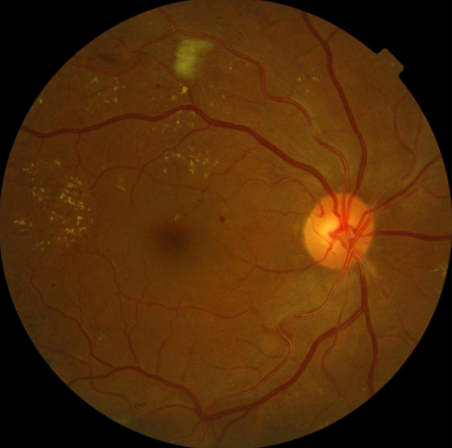
#> input picture old/4.png, 452 x 448 px
$ python main-old-7.py
#> lines starting #> are read from the running program, lines starting #| are printed output that depends on the picture
from PIL import Image
import numpy as np
from skimage.morphology import disk, opening, closing
import os

def preprocess_fundus_image(image_path):
    """
    Preprocesses a fundus image by loading, resizing, and normalizing.
    """
#> called with image_path = 'old/4.png'
    img = Image.open(image_path).convert("RGB")
    resized_img = img.resize((640, 640), Image.LANCZOS)
    img_array = np.array(resized_img, dtype=np.float32)
    normalized_array = (img_array / 255.0 * 2) - 1
#| Preprocessing complete. Shape: (640, 640, 3) Min/Max: -1.0 1.0
    return normalized_array

def apply_circular_mask(image, center, radius):
    """
    Masks a circular region in the image by setting it to 0.
    """
    yy, xx = np.ogrid[:image.shape[0], :image.shape[1]]
    mask = (xx - center[0])**2 + (yy - center[1])**2 <= radius**2
    image[mask] = 0
    return image

def decompose_image_morphological_approximation(preprocessed_image_array, se_radius_small=3, se_radius_large=7, threshold_factor=0.2):
    """
    Approximate morphological decomposition to enhance dark (Idark) and bright (Ibri) regions.
    """
#> called with se_radius_small = 3, se_radius_large = 7, threshold_factor = 0.05
    img_display_scale = (((preprocessed_image_array + 1) / 2) * 255).astype(np.uint8)

    if img_display_scale.ndim == 3:
        gray_img = img_display_scale[:, :, 1]  # green channel
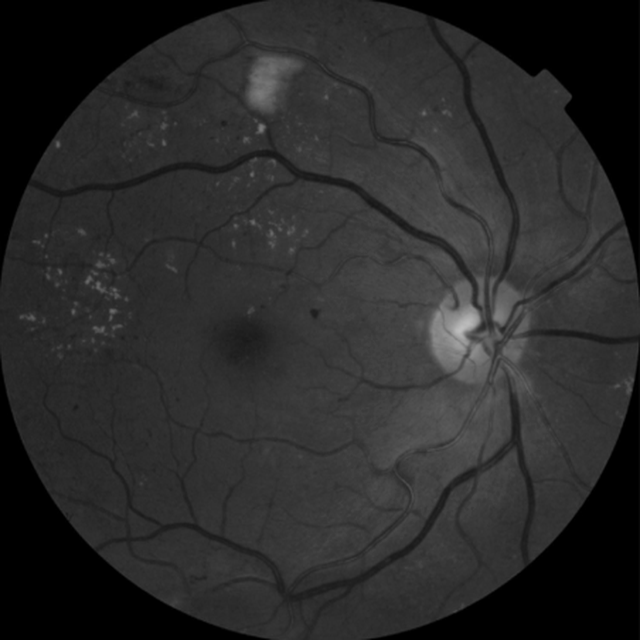
#> gray_img: shape (640, 640); min 0, max 190, mean 42
    else:
        gray_img = img_display_scale

    se_small = disk(se_radius_small)
    se_large = disk(se_radius_large)

    # --- Bright Region (Ibri) ---
    opened_for_bright = opening(gray_img, se_small)
    Ibri_raw = np.maximum(0, gray_img - opened_for_bright)
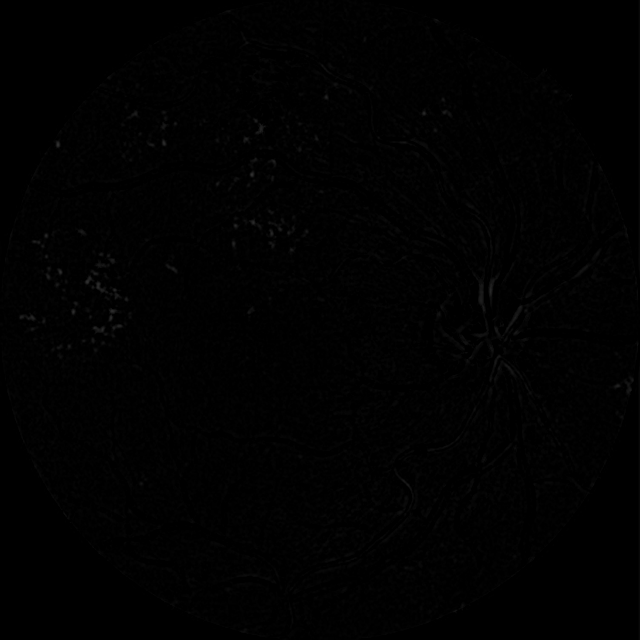
#> Ibri_raw: shape (640, 640); min 0, max 48, mean 1.2
    Ibri_float = Ibri_raw.astype(np.float32)
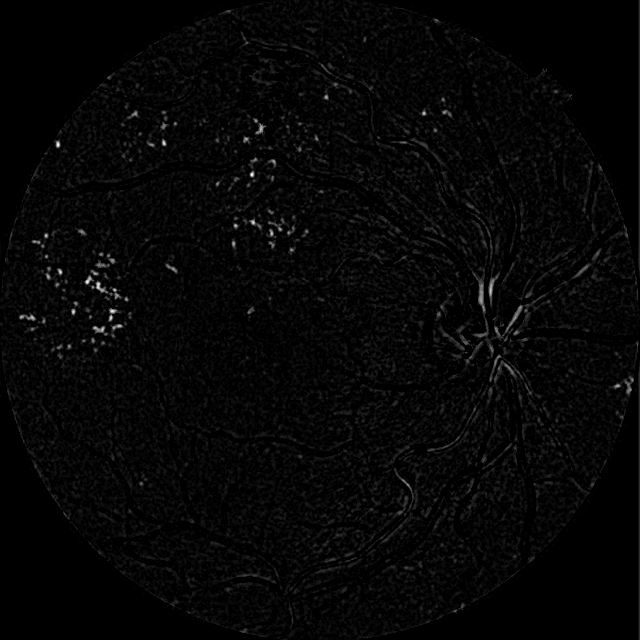
#> Ibri_float: shape (640, 640) float32; min 0, max 48, mean 1.2; drawn with min black and max white
    if Ibri_float.max() > 0:
        Ibri_float /= Ibri_float.max()
    Ibri_float[Ibri_float < threshold_factor] = 0
    Ibri = (Ibri_float * 2) - 1

    # --- Dark Region (Idark) ---
    closed_for_dark = closing(gray_img, se_small)
    Idark_raw = np.maximum(0, closed_for_dark - gray_img)
    Idark_float = Idark_raw.astype(np.float32)
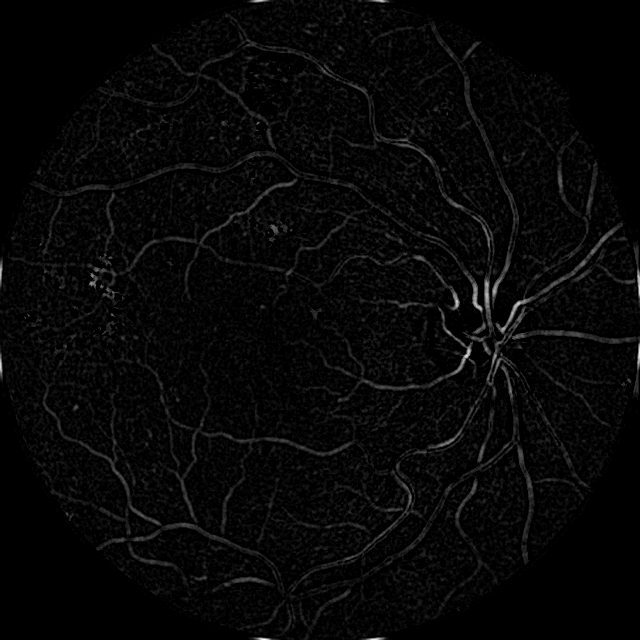
#> Idark_float: shape (640, 640) float32; min 0, max 47, mean 1.4; drawn with min black and max white
    if Idark_float.max() > 0:
        Idark_float /= Idark_float.max()
    Idark_float[Idark_float < threshold_factor] = 0
    Idark = (Idark_float * 2) - 1

    # --- Mask optic disc region (optional) ---
    # Example center and radius — adjust based on your fundus image layout
    optic_disc_center = (450, 330)  # x, y coordinates
    optic_disc_radius = 60          # in pixels
    Idark = apply_circular_mask(Idark, optic_disc_center, optic_disc_radius)
#> in apply_circular_mask, `image[mask] = 0`:
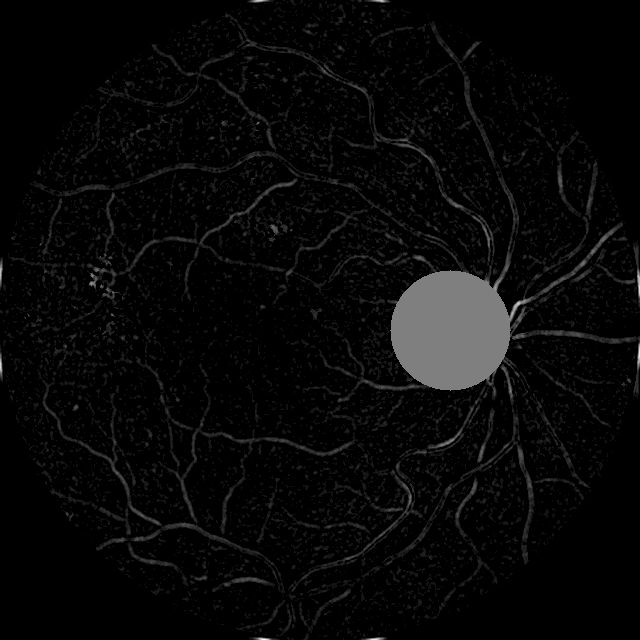
#> image: shape (640, 640) float32; min -1, max 1, mean -0.936; drawn with min black and max white

    return Idark, Ibri

# ------------------- MAIN EXECUTION ------------------- #
if __name__ == "__main__":
    image_path = "old/4.png"  # Replace with your image path

    # 1. Preprocessing stage
    preprocessed_image_array = preprocess_fundus_image(image_path)
    print("Preprocessing complete. Shape:", preprocessed_image_array.shape,
          "Min/Max:", preprocessed_image_array.min(), preprocessed_image_array.max())

    # 2. Decomposition
    idark_image, ibri_image = decompose_image_morphological_approximation(
        preprocessed_image_array,
        se_radius_small=3,
        se_radius_large=7,
        threshold_factor=0.05
    )

    print("\nDecomposition complete.")
    print("Idark shape:", idark_image.shape, "Min/Max:", idark_image.min(), idark_image.max())
#| Idark shape: (640, 640) Min/Max: -1.0 1.0
    print("Ibri shape:", ibri_image.shape, "Min/Max:", ibri_image.min(), ibri_image.max())
#| Ibri shape: (640, 640) Min/Max: -1.0 1.0

    # 3. Save and show results
    idark_display = (((idark_image + 1) / 2) * 255).astype(np.uint8)
    ibri_display = (((ibri_image + 1) / 2) * 255).astype(np.uint8)

    idark_pil_image = Image.fromarray(idark_display)
    ibri_pil_image = Image.fromarray(ibri_display)

    os.makedirs("output", exist_ok=True)
    idark_pil_image.save("output/Idark_approximation.jpg")
    ibri_pil_image.save("output/Ibri_approximation.jpg")

    print("Saved images to 'output/' directory.")
    idark_pil_image.show()
    ibri_pil_image.show()

$ run again, with old/6.png copied over old/4.png
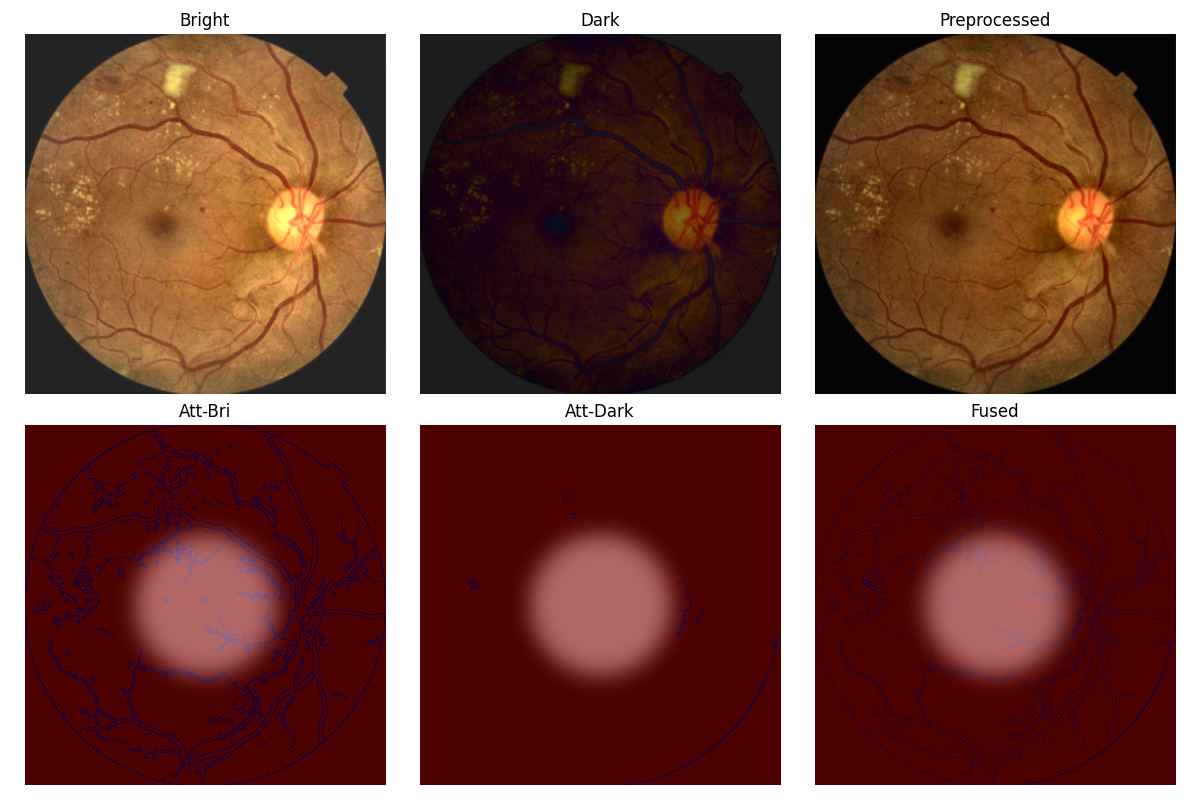
#> input picture old/6.png, 1200 x 800 px
#| Preprocessing complete. Shape: (640, 640, 3) Min/Max: -1.0 1.0
#> in decompose_image_morphological_approximation, `closed_for_dark = closing(gray_img, se_small)`:
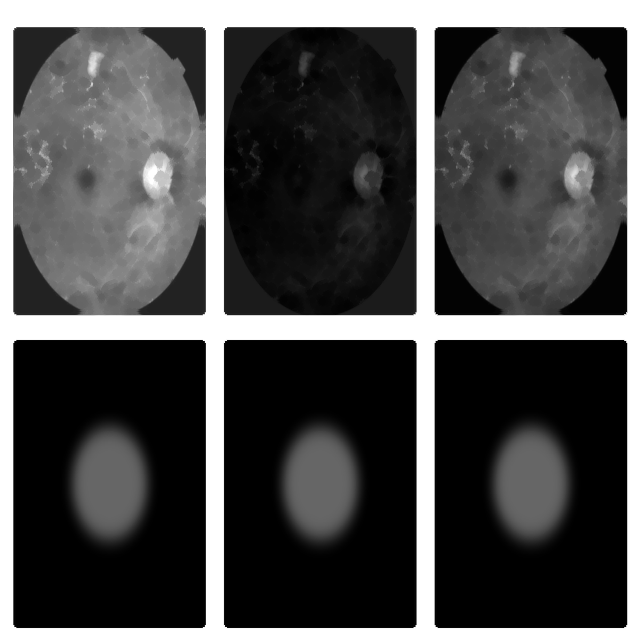
#> closed_for_dark: shape (640, 640); min 0, max 255, mean 77.5
#> in apply_circular_mask, `image[mask] = 0`:
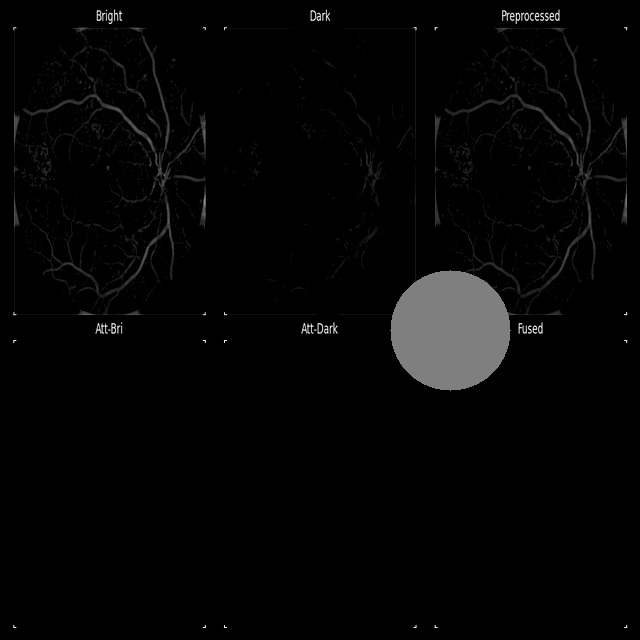
#> image: shape (640, 640) float32; min -1, max 1, mean -0.959; drawn with min black and max white
#| Idark shape: (640, 640) Min/Max: -1.0 1.0
#| Ibri shape: (640, 640) Min/Max: -1.0 1.0

$ run again, with old/7.png copied over old/4.png
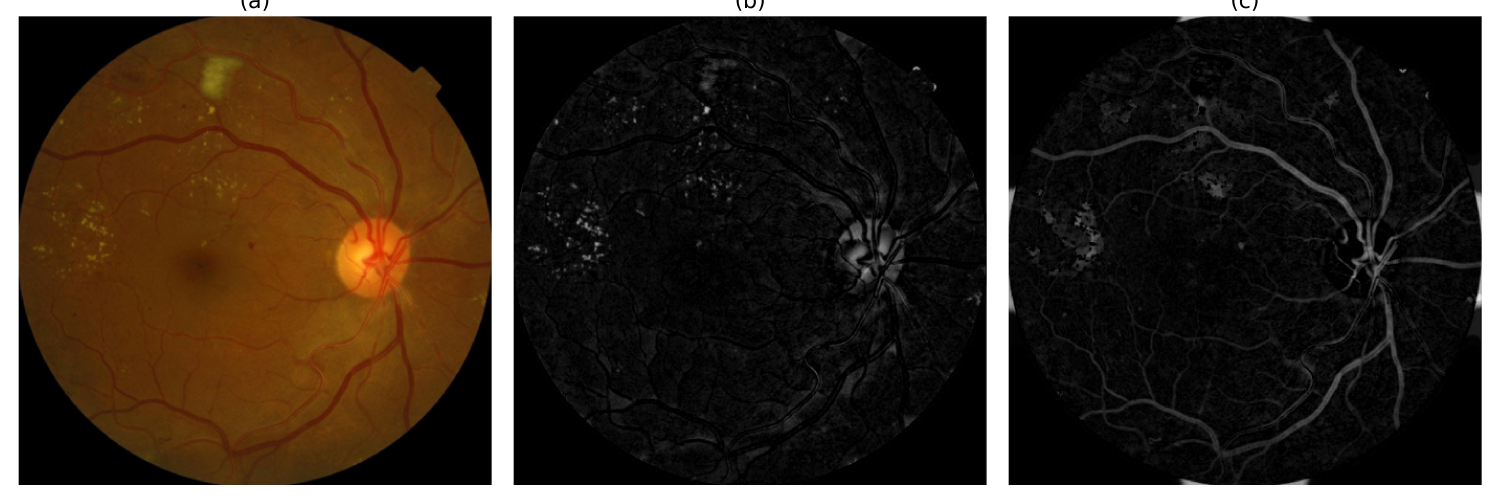
#> input picture old/7.png, 4500 x 1500 px (shown at 1/3 size)
#| Preprocessing complete. Shape: (640, 640, 3) Min/Max: -1.0 1.0
#> in decompose_image_morphological_approximation, `opened_for_bright = opening(gray_img, se_small)`:
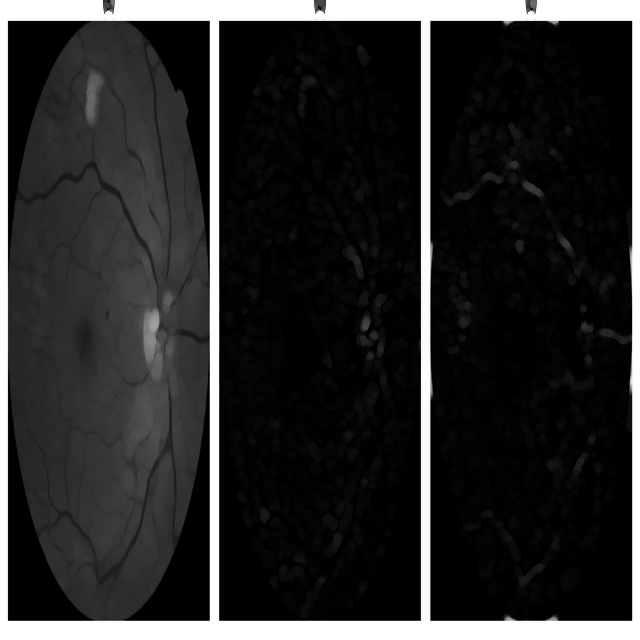
#> opened_for_bright: shape (640, 640); min 0, max 255, mean 42.4
#> in apply_circular_mask, `image[mask] = 0`:
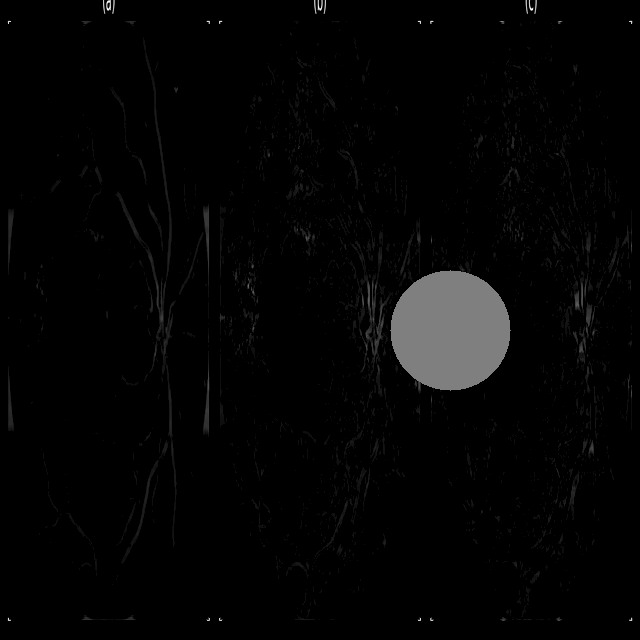
#> image: shape (640, 640) float32; min -1, max 1, mean -0.963; drawn with min black and max white
#| Idark shape: (640, 640) Min/Max: -1.0 1.0
#| Ibri shape: (640, 640) Min/Max: -1.0 1.0
